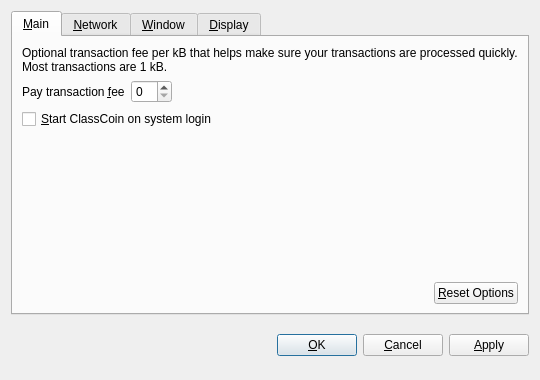
<?xml version="1.0" encoding="UTF-8"?>
<ui version="4.0">
 <class>OptionsDialog</class>
 <widget class="QDialog" name="OptionsDialog">
  <property name="geometry">
   <rect>
    <x>0</x>
    <y>0</y>
    <width>540</width>
    <height>380</height>
   </rect>
  </property>
  <property name="windowTitle">
   <string>Options</string>
  </property>
  <property name="modal">
   <bool>true</bool>
  </property>
  <layout class="QVBoxLayout" name="verticalLayout">
   <item>
    <widget class="QTabWidget" name="tabWidget">
     <property name="tabPosition">
      <enum>QTabWidget::North</enum>
     </property>
     <property name="currentIndex">
      <number>0</number>
     </property>
     <widget class="QWidget" name="tabMain">
      <attribute name="title">
       <string>&amp;Main</string>
      </attribute>
      <layout class="QVBoxLayout" name="verticalLayout_Main">
       <item>
        <widget class="QLabel" name="transactionFeeInfoLabel">
         <property name="text">
          <string>Optional transaction fee per kB that helps make sure your transactions are processed quickly. Most transactions are 1 kB.</string>
         </property>
         <property name="textFormat">
          <enum>Qt::PlainText</enum>
         </property>
         <property name="wordWrap">
          <bool>true</bool>
         </property>
        </widget>
       </item>
       <item>
        <layout class="QHBoxLayout" name="horizontalLayout_1_Main">
         <item>
          <widget class="QLabel" name="transactionFeeLabel">
           <property name="text">
            <string>Pay transaction &amp;fee</string>
           </property>
           <property name="textFormat">
            <enum>Qt::PlainText</enum>
           </property>
           <property name="buddy">
            <cstring>transactionFee</cstring>
           </property>
          </widget>
         </item>
         <item>
          <widget class="BitcoinAmountField" name="transactionFee"/>
         </item>
         <item>
          <spacer name="horizontalSpacer_1_Main">
           <property name="orientation">
            <enum>Qt::Horizontal</enum>
           </property>
           <property name="sizeHint" stdset="0">
            <size>
             <width>40</width>
             <height>20</height>
            </size>
           </property>
          </spacer>
         </item>
        </layout>
       </item>
       <item>
        <widget class="QCheckBox" name="bitcoinAtStartup">
         <property name="toolTip">
          <string>Automatically start ClassCoin after logging in to the system.</string>
         </property>
         <property name="text">
          <string>&amp;Start ClassCoin on system login</string>
         </property>
        </widget>
       </item>
       <item>
        <spacer name="verticalSpacer_Main">
         <property name="orientation">
          <enum>Qt::Vertical</enum>
         </property>
         <property name="sizeHint" stdset="0">
          <size>
           <width>20</width>
           <height>40</height>
          </size>
         </property>
        </spacer>
       </item>
       <item>
        <layout class="QHBoxLayout" name="horizontalLayout_2_Main">
         <item>
          <spacer name="horizontalSpacer_2_Main">
           <property name="orientation">
            <enum>Qt::Horizontal</enum>
           </property>
           <property name="sizeHint" stdset="0">
            <size>
             <width>40</width>
             <height>20</height>
            </size>
           </property>
          </spacer>
         </item>
         <item>
          <widget class="QPushButton" name="resetButton">
           <property name="toolTip">
            <string>Reset all client options to default.</string>
           </property>
           <property name="text">
            <string>&amp;Reset Options</string>
           </property>
           <property name="autoDefault">
            <bool>false</bool>
           </property>
          </widget>
         </item>
        </layout>
       </item>
      </layout>
     </widget>
     <widget class="QWidget" name="tabNetwork">
      <attribute name="title">
       <string>&amp;Network</string>
      </attribute>
      <layout class="QVBoxLayout" name="verticalLayout_Network">
       <item>
        <widget class="QCheckBox" name="mapPortUpnp">
         <property name="toolTip">
          <string>Automatically open the ClassCoin client port on the router. This only works when your router supports UPnP and it is enabled.</string>
         </property>
         <property name="text">
          <string>Map port using &amp;UPnP</string>
         </property>
        </widget>
       </item>
       <item>
        <widget class="QCheckBox" name="connectSocks">
         <property name="toolTip">
          <string>Connect to the ClassCoin network through a SOCKS proxy (e.g. when connecting through Tor).</string>
         </property>
         <property name="text">
          <string>&amp;Connect through SOCKS proxy:</string>
         </property>
        </widget>
       </item>
       <item>
        <layout class="QHBoxLayout" name="horizontalLayout_Network">
         <item>
          <widget class="QLabel" name="proxyIpLabel">
           <property name="text">
            <string>Proxy &amp;IP:</string>
           </property>
           <property name="textFormat">
            <enum>Qt::PlainText</enum>
           </property>
           <property name="buddy">
            <cstring>proxyIp</cstring>
           </property>
          </widget>
         </item>
         <item>
          <widget class="QValidatedLineEdit" name="proxyIp">
           <property name="maximumSize">
            <size>
             <width>140</width>
             <height>16777215</height>
            </size>
           </property>
           <property name="toolTip">
            <string>IP address of the proxy (e.g. 127.0.0.1)</string>
           </property>
          </widget>
         </item>
         <item>
          <widget class="QLabel" name="proxyPortLabel">
           <property name="text">
            <string>&amp;Port:</string>
           </property>
           <property name="textFormat">
            <enum>Qt::PlainText</enum>
           </property>
           <property name="buddy">
            <cstring>proxyPort</cstring>
           </property>
          </widget>
         </item>
         <item>
          <widget class="QLineEdit" name="proxyPort">
           <property name="maximumSize">
            <size>
             <width>55</width>
             <height>16777215</height>
            </size>
           </property>
           <property name="toolTip">
            <string>Port of the proxy (e.g. 9050)</string>
           </property>
          </widget>
         </item>
         <item>
          <widget class="QLabel" name="socksVersionLabel">
           <property name="text">
            <string>SOCKS &amp;Version:</string>
           </property>
           <property name="textFormat">
            <enum>Qt::PlainText</enum>
           </property>
           <property name="buddy">
            <cstring>socksVersion</cstring>
           </property>
          </widget>
         </item>
         <item>
          <widget class="QValueComboBox" name="socksVersion">
           <property name="toolTip">
            <string>SOCKS version of the proxy (e.g. 5)</string>
           </property>
          </widget>
         </item>
         <item>
          <spacer name="horizontalSpacer_Network">
           <property name="orientation">
            <enum>Qt::Horizontal</enum>
           </property>
           <property name="sizeHint" stdset="0">
            <size>
             <width>40</width>
             <height>20</height>
            </size>
           </property>
          </spacer>
         </item>
        </layout>
       </item>
       <item>
        <spacer name="verticalSpacer_Network">
         <property name="orientation">
          <enum>Qt::Vertical</enum>
         </property>
         <property name="sizeHint" stdset="0">
          <size>
           <width>20</width>
           <height>40</height>
          </size>
         </property>
        </spacer>
       </item>
      </layout>
     </widget>
     <widget class="QWidget" name="tabWindow">
      <attribute name="title">
       <string>&amp;Window</string>
      </attribute>
      <layout class="QVBoxLayout" name="verticalLayout_Window">
       <item>
        <widget class="QCheckBox" name="minimizeToTray">
         <property name="toolTip">
          <string>Show only a tray icon after minimizing the window.</string>
         </property>
         <property name="text">
          <string>&amp;Minimize to the tray instead of the taskbar</string>
         </property>
        </widget>
       </item>
       <item>
        <widget class="QCheckBox" name="minimizeOnClose">
         <property name="toolTip">
          <string>Minimize instead of exit the application when the window is closed. When this option is enabled, the application will be closed only after selecting Quit in the menu.</string>
         </property>
         <property name="text">
          <string>M&amp;inimize on close</string>
         </property>
        </widget>
       </item>
       <item>
        <spacer name="verticalSpacer_Window">
         <property name="orientation">
          <enum>Qt::Vertical</enum>
         </property>
         <property name="sizeHint" stdset="0">
          <size>
           <width>20</width>
           <height>40</height>
          </size>
         </property>
        </spacer>
       </item>
      </layout>
     </widget>
     <widget class="QWidget" name="tabDisplay">
      <attribute name="title">
       <string>&amp;Display</string>
      </attribute>
      <layout class="QVBoxLayout" name="verticalLayout_Display">
       <item>
        <layout class="QHBoxLayout" name="horizontalLayout_1_Display">
         <item>
          <widget class="QLabel" name="langLabel">
           <property name="text">
            <string>User Interface &amp;language:</string>
           </property>
           <property name="textFormat">
            <enum>Qt::PlainText</enum>
           </property>
           <property name="buddy">
            <cstring>lang</cstring>
           </property>
          </widget>
         </item>
         <item>
          <widget class="QValueComboBox" name="lang">
           <property name="toolTip">
            <string>The user interface language can be set here. This setting will take effect after restarting ClassCoin.</string>
           </property>
          </widget>
         </item>
        </layout>
       </item>
       <item>
        <layout class="QHBoxLayout" name="horizontalLayout_2_Display">
         <item>
          <widget class="QLabel" name="unitLabel">
           <property name="text">
            <string>&amp;Unit to show amounts in:</string>
           </property>
           <property name="textFormat">
            <enum>Qt::PlainText</enum>
           </property>
           <property name="buddy">
            <cstring>unit</cstring>
           </property>
          </widget>
         </item>
         <item>
          <widget class="QValueComboBox" name="unit">
           <property name="toolTip">
            <string>Choose the default subdivision unit to show in the interface and when sending coins.</string>
           </property>
          </widget>
         </item>
        </layout>
       </item>
       <item>
        <widget class="QCheckBox" name="displayAddresses">
         <property name="toolTip">
          <string>Whether to show ClassCoin addresses in the transaction list or not.</string>
         </property>
         <property name="text">
          <string>&amp;Display addresses in transaction list</string>
         </property>
        </widget>
       </item>
       <item>
        <spacer name="verticalSpacer_Display">
         <property name="orientation">
          <enum>Qt::Vertical</enum>
         </property>
         <property name="sizeHint" stdset="0">
          <size>
           <width>20</width>
           <height>40</height>
          </size>
         </property>
        </spacer>
       </item>
      </layout>
     </widget>
    </widget>
   </item>
   <item>
    <layout class="QHBoxLayout" name="horizontalLayout_Buttons">
     <item>
      <spacer name="horizontalSpacer_1">
       <property name="orientation">
        <enum>Qt::Horizontal</enum>
       </property>
       <property name="sizeHint" stdset="0">
        <size>
         <width>40</width>
         <height>48</height>
        </size>
       </property>
      </spacer>
     </item>
     <item>
      <widget class="QLabel" name="statusLabel">
       <property name="font">
        <font>
         <weight>75</weight>
         <bold>true</bold>
        </font>
       </property>
       <property name="text">
        <string/>
       </property>
       <property name="textFormat">
        <enum>Qt::PlainText</enum>
       </property>
       <property name="wordWrap">
        <bool>true</bool>
       </property>
      </widget>
     </item>
     <item>
      <spacer name="horizontalSpacer_2">
       <property name="orientation">
        <enum>Qt::Horizontal</enum>
       </property>
       <property name="sizeHint" stdset="0">
        <size>
         <width>40</width>
         <height>48</height>
        </size>
       </property>
      </spacer>
     </item>
     <item>
      <widget class="QPushButton" name="okButton">
       <property name="text">
        <string>&amp;OK</string>
       </property>
      </widget>
     </item>
     <item>
      <widget class="QPushButton" name="cancelButton">
       <property name="text">
        <string>&amp;Cancel</string>
       </property>
       <property name="autoDefault">
        <bool>false</bool>
       </property>
      </widget>
     </item>
     <item>
      <widget class="QPushButton" name="applyButton">
       <property name="text">
        <string>&amp;Apply</string>
       </property>
       <property name="autoDefault">
        <bool>false</bool>
       </property>
      </widget>
     </item>
    </layout>
   </item>
  </layout>
 </widget>
 <customwidgets>
  <customwidget>
   <class>BitcoinAmountField</class>
   <extends>QSpinBox</extends>
   <header>bitcoinamountfield.h</header>
  </customwidget>
  <customwidget>
   <class>QValueComboBox</class>
   <extends>QComboBox</extends>
   <header>qvaluecombobox.h</header>
  </customwidget>
  <customwidget>
   <class>QValidatedLineEdit</class>
   <extends>QLineEdit</extends>
   <header>qvalidatedlineedit.h</header>
  </customwidget>
 </customwidgets>
 <resources/>
 <connections/>
</ui>
